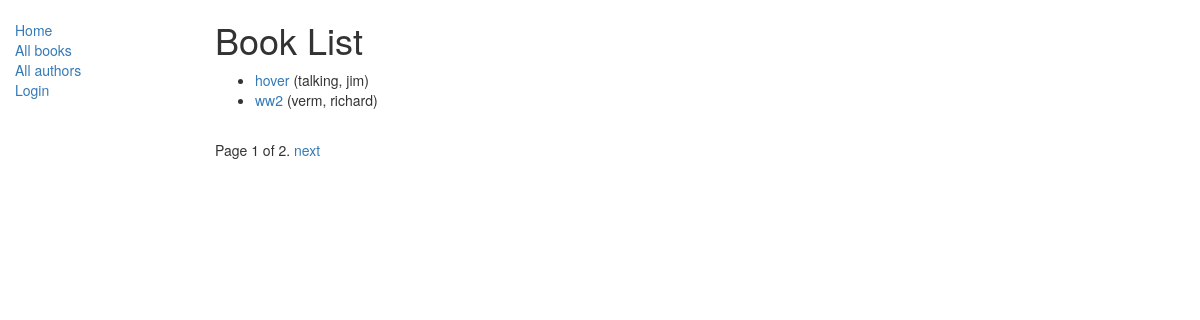
Page /catalog/books/ on the earlier database version.
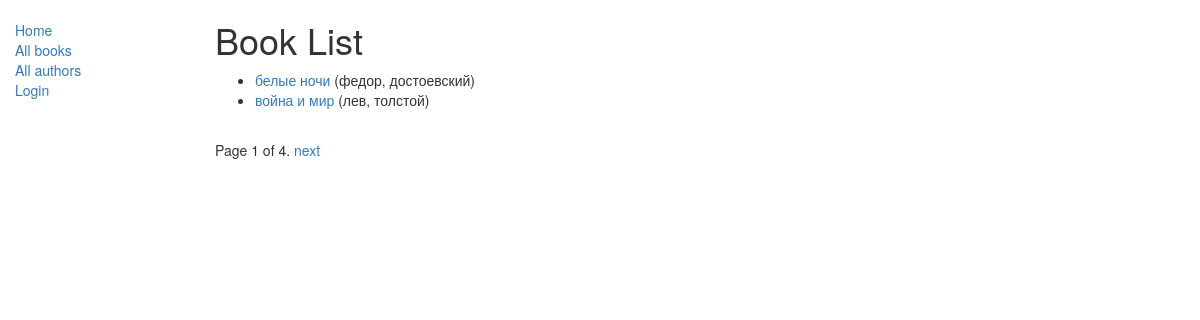
Same page on the later database version.
### catalog/models.py (models this page shows, shortened)
class Book(models.Model):
    title = models.CharField(max_length=200)
    author = models.ForeignKey('Author', on_delete=models.SET_NULL, null=True)
    summary = models.TextField(max_length=1000, help_text="Enter a brief description of the book")
    isbn = models.CharField('ISBN',max_length=13, help_text='13 Character <a href="https://www.isbn-international.org/content/what-isbn">ISBN number</a>')
    genre = models.ManyToManyField(Genre, help_text="Select a genre for this book")
    def display_genre(self):
        """
        Creates a string for the Genre. This is required to display genre in Admin.
        """
        return ', '.join([genre.name for genre in self.genre.all()[:3]])
    display_genre.short_description = 'Genre'
    def get_absolute_url(self):
        return reverse('book-detail', args=[str(object=self.id)])

class Author(models.Model):
    first_name = models.CharField(max_length=100)
    last_name = models.CharField(max_length=100)
    date_of_birth = models.DateField(null=True, blank=True)
    date_of_death = models.DateField('Died', null=True, blank=True)
    def __str__(self):
        return '%s, %s' % (self.last_name, self.first_name)

### catalog/views.py (the view)
# urls.py: path('books/', views.BookListView.as_view(), name='books'),
class BookListView(generic.ListView):
    model = Book
    paginate_by = 2

### catalog/templates/catalog/book_list.html
{% extends "base_generic.html" %}
{% block content %}
    <h1>Book List</h1>
    {% if book_list %}
    <ul>
      {% for book in book_list %}
      <li>
        <a href="{{ book.get_absolute_url }}">{{ book.title }}</a> ({{book.author}})
      </li>
      {% endfor %}
    </ul>
    {% else %}
      <p>There are no books in the library.</p>
    {% endif %}
{% endblock %}

Differences in the rows shown:
removed Book: title "hover", author "talking, jim"
removed Book: title "ww2", author "verm, richard"
added Book: title "белые ночи", author "федор, достоевский"
added Book: title "война и мир", author "лев, толстой"
Other differences:
{{ page_obj.paginator.num_pages }}: "2" → "4"
